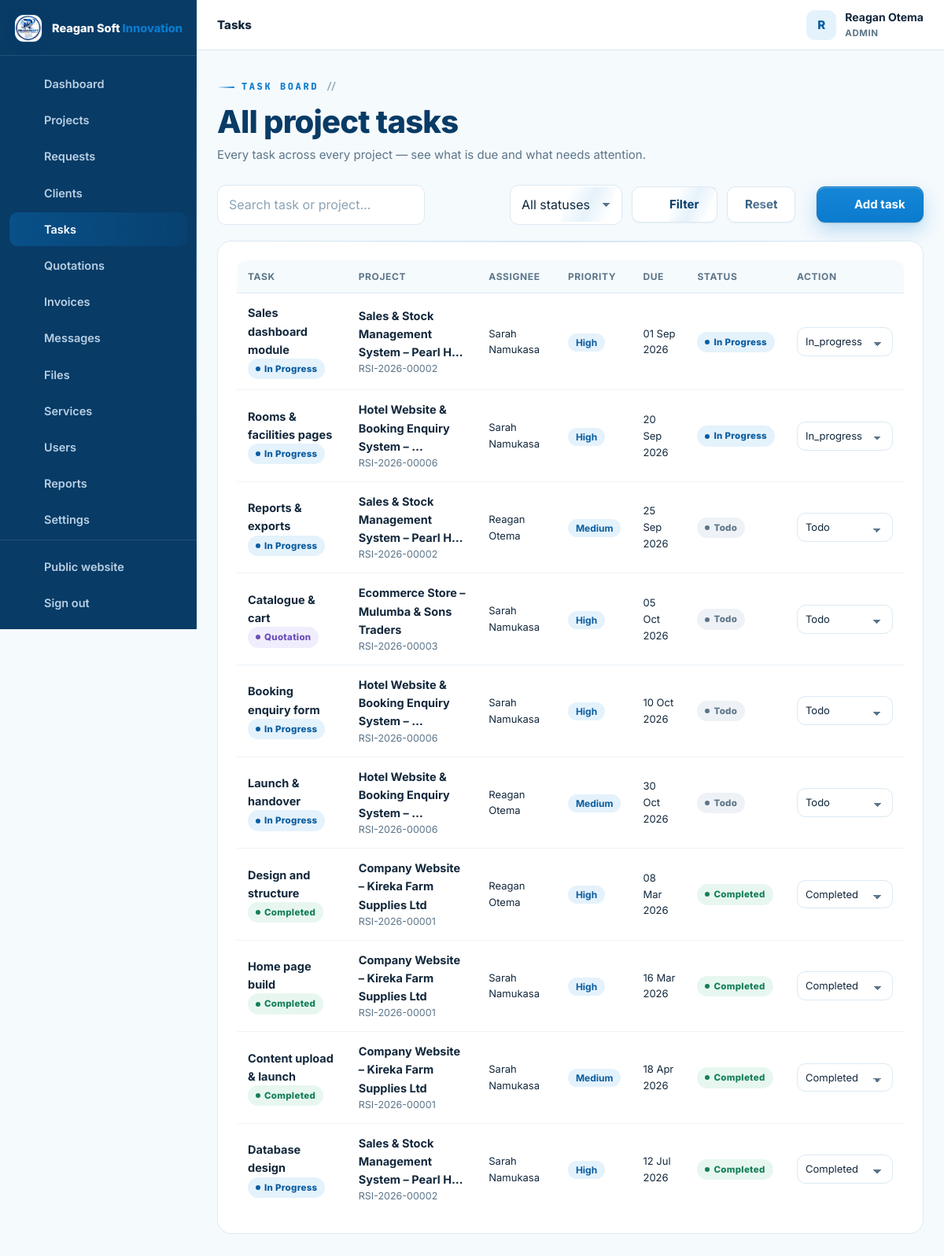
Screenshot of /admin/tasks.php (signed in) with the database file from the repository.
### tables this page shows
CREATE TABLE IF NOT EXISTS users (
  id INT UNSIGNED AUTO_INCREMENT PRIMARY KEY,
  full_name VARCHAR(150) NOT NULL,
  email VARCHAR(190) NOT NULL UNIQUE,
  phone VARCHAR(40) NULL,
  password_hash VARCHAR(255) NOT NULL,
  role ENUM('admin','staff','client') NOT NULL DEFAULT 'client',
  company VARCHAR(190) NULL,
  address VARCHAR(255) NULL,
  avatar VARCHAR(255) NULL,
  active TINYINT(1) NOT NULL DEFAULT 1,
  failed_logins INT UNSIGNED NOT NULL DEFAULT 0,
  locked_until DATETIME NULL,
  last_login_at DATETIME NULL,
  created_at TIMESTAMP DEFAULT CURRENT_TIMESTAMP,
  updated_at TIMESTAMP DEFAULT CURRENT_TIMESTAMP ON UPDATE CURRENT_TIMESTAMP,
  INDEX idx_users_role (role),
  INDEX idx_users_active (active)
);

CREATE TABLE IF NOT EXISTS project_tasks (
  id INT UNSIGNED AUTO_INCREMENT PRIMARY KEY,
  project_id INT UNSIGNED NOT NULL,
  assigned_to INT UNSIGNED NULL,
  title VARCHAR(190) NOT NULL,
  description TEXT NULL,
  status ENUM('TODO','IN_PROGRESS','REVIEW','COMPLETED') NOT NULL DEFAULT 'TODO',
  progress TINYINT UNSIGNED NOT NULL DEFAULT 0,
  priority ENUM('low','medium','high') NOT NULL DEFAULT 'medium',
  start_date DATE NULL,
  due_date DATE NULL,
  created_by INT UNSIGNED NULL,
  created_at TIMESTAMP DEFAULT CURRENT_TIMESTAMP,
  updated_at TIMESTAMP DEFAULT CURRENT_TIMESTAMP ON UPDATE CURRENT_TIMESTAMP,
  FOREIGN KEY (project_id) REFERENCES projects(id) ON DELETE CASCADE,
  FOREIGN KEY (assigned_to) REFERENCES users(id) ON DELETE SET NULL,
  FOREIGN KEY (created_by) REFERENCES users(id) ON DELETE SET NULL,
  INDEX idx_tasks_project (project_id),
  INDEX idx_tasks_status (status),
  INDEX idx_tasks_assigned (assigned_to)
);

CREATE TABLE IF NOT EXISTS projects (
  id INT UNSIGNED AUTO_INCREMENT PRIMARY KEY,
  ref_no VARCHAR(30) NOT NULL UNIQUE,                
  client_id INT UNSIGNED NOT NULL,
  service_id INT UNSIGNED NULL,
  assigned_to INT UNSIGNED NULL,                     
  title VARCHAR(190) NOT NULL,
  description TEXT NOT NULL,
  requirements TEXT NULL,
  budget DECIMAL(14,2) NULL,
  priority ENUM('low','normal','high','urgent') NOT NULL DEFAULT 'normal',
  status ENUM('NEW','REVIEWING','QUOTATION','APPROVED','IN_PROGRESS','WAITING_FOR_CLIENT','TESTING','COMPLETED','CANCELLED') NOT NULL DEFAULT 'NEW',
  progress TINYINT UNSIGNED NOT NULL DEFAULT 0,
  deadline DATE NULL,
  started_at DATETIME NULL,
  completed_at DATETIME NULL,
  submitted_at TIMESTAMP DEFAULT CURRENT_TIMESTAMP,
  updated_at TIMESTAMP DEFAULT CURRENT_TIMESTAMP ON UPDATE CURRENT_TIMESTAMP,
  FOREIGN KEY (client_id) REFERENCES users(id) ON DELETE CASCADE,
  FOREIGN KEY (service_id) REFERENCES services(id) ON DELETE SET NULL,
  FOREIGN KEY (assigned_to) REFERENCES users(id) ON DELETE SET NULL,
  INDEX idx_projects_client (client_id),
  INDEX idx_projects_status (status),
  INDEX idx_projects_assigned (assigned_to),
  INDEX idx_projects_service (service_id)
);

### config/config.php (called while the page is built, shortened)
<?php
function db(): PDO {
    static $pdo = null;
    if ($pdo === null) {
        try {
            $pdo = new PDO(
                'mysql:host=' . DB_HOST . ';dbname=' . DB_NAME . ';charset=utf8mb4',
                DB_USER,
                DB_PASS,
                [
                    PDO::ATTR_ERRMODE            => PDO::ERRMODE_EXCEPTION,
                    PDO::ATTR_DEFAULT_FETCH_MODE => PDO::FETCH_ASSOC,
                    PDO::ATTR_EMULATE_PREPARES   => false,
                    PDO::ATTR_STRINGIFY_FETCHES  => false,
                    PDO::ATTR_TIMEOUT            => 5,
                    PDO::MYSQL_ATTR_INIT_COMMAND => "SET time_zone = '+03:00', NAMES utf8mb4 COLLATE utf8mb4_unicode_ci",
                ]
            );
        } catch (PDOException $e) {
            db_connection_failed($e);
        }
    }
    return $pdo;
}
function e(mixed $value): string {
    return htmlspecialchars((string)($value ?? ''), ENT_QUOTES, 'UTF-8');
}
function flash(string $key, ?string $value = null): ?string {
    $msg = $_SESSION['flash'][$key] ?? null;
    return $msg;
}
function app_url(string $path = ''): string {
    return APP_URL . ($path === '' ? '' : '/' . ltrim($path, '/'));
}
function current_user(): ?array {
    static $user = false;
    if ($user === false) {
        if (empty($_SESSION['user_id'])) {
            $user = null;
        } else {
            $st = db()->prepare('SELECT * FROM users WHERE id = ? AND active = 1 LIMIT 1');
            $st->execute([(int)$_SESSION['user_id']]);
            $user = $st->fetch() ?: null;
        }
    }
    return $user;
}
function is_logged_in(): bool {
    return current_user() !== null;
}
function user_role(): ?string {
    $u = current_user();
    return $u['role'] ?? null;
}
function require_login(): void {
    if (!is_logged_in()) {
        $_SESSION['intended'] = $_SERVER['REQUEST_URI'] ?? '';
        flash('error', 'Please sign in to continue.');
        redirect(app_url('login.php'));
    }
}
function require_staff(): void {
    require_login();
}
require_once __DIR__ . '/../inc/functions.php';

### admin/tasks.php (the view, shortened to what this page needs)
<?php
require __DIR__ . '/../config/config.php';
require_staff();
$pdo = db();
$st = $_GET['status'] ?? '';
$q  = trim($_GET['q'] ?? '');
$page = max(1, (int)($_GET['page'] ?? 1));
$perPage = 15;
$where = ['1=1'];
$params = [];
$whereSql = implode(' AND ', $where);
$count = $pdo->prepare("SELECT COUNT(*) c FROM project_tasks t JOIN projects p ON p.id = t.project_id WHERE $whereSql");
$count->execute($params);
$pg = paginate((int)$count->fetch()['c'], $perPage, $page);
$sql = "SELECT t.*, p.title AS project_title, p.ref_no, p.status AS project_status, p.client_id, a.full_name AS assignee_name
        FROM project_tasks t
        JOIN projects p ON p.id = t.project_id
        LEFT JOIN users a ON a.id = t.assigned_to
        WHERE $whereSql
        ORDER BY (t.status = 'COMPLETED') ASC, t.due_date IS NULL ASC, t.due_date ASC, t.created_at DESC
        LIMIT $perPage OFFSET {$pg['offset']}";
$stm = $pdo->prepare($sql); $stm->execute($params);
$tasks = $stm->fetchAll();
dashboard_head(['title' => 'Tasks', 'active' => 'tasks', 'crumb' => 'Tasks']);
?>
<div class="dash-head">
  <div>
    <span class="eyebrow">Task board</span>
    <h2>All project tasks</h2>
    <p class="sub">Every task across every project — see what is due and what needs attention.</p>
  </div>
</div>
<form class="toolbar" method="get" action="tasks.php">
  <div class="field" style="margin:0;flex-grow:1;max-width:360px">
    <input class="input" id="q" name="q" type="search" placeholder="Search task or project…" value="<?= e($q) ?>">
  </div>
  <div class="field" style="margin:0"><label class="visually-hidden" for="status">Status</label>
    <select class="select" id="status" name="status">
      <option value="">All statuses</option>
    </select>
  </div>
  <button class="btn btn-ghost" type="submit"><?= icon('search') ?> Filter</button>
  <a class="btn btn-ghost" href="tasks.php">Reset</a>
  <button class="btn btn-primary" type="button" data-modal-open="add-task-modal" style="margin-left:auto"><?= icon('plus') ?> Add task</button>
</form>
<section class="panel">
  <?php if ($tasks): ?>
    <div class="table-wrap">
      <table class="table">
        <thead><tr><th>Task</th><th>Project</th><th>Assignee</th><th>Priority</th><th>Due</th><th>Status</th><th>Action</th></tr></thead>
        <tbody>
          <?php foreach ($tasks as $t): ?>
            <tr>
              <td><span class="row-title"><?= e($t['title']) ?></span><div class="row-sub"><?= status_badge($t['project_status']) ?></div></td>
              <td><a class="row-title" href="<?= app_url('admin/project.php?id=' . (int)$t['project_id'] . '&tab=tasks') ?>"><?= e(truncate($t['project_title'], 42)) ?></a><div class="row-sub"><?= e($t['ref_no']) ?></div></td>
              <td class="small"><?= e($t['assignee_name'] ?? 'Unassigned') ?></td>
              <td><span class="tag"><?= e(ucfirst($t['priority'])) ?></span></td>
              <td class="small"><?= $t['due_date'] ? fmt_date($t['due_date']) : '—' ?></td>
              <td><?= status_badge($t['status']) ?></td>
              <td style="min-width:150px">
                <form method="post" style="display:flex;gap:6px;align-items:center">
                  <select class="select" name="status" onchange="this.form.submit()" style="padding:7px 30px 7px 10px;font-size:13px">
                    <?php foreach (['TODO', 'IN_PROGRESS', 'REVIEW', 'COMPLETED'] as $s): ?><option value="<?= $s ?>" <?= $t['status'] === $s ? 'selected' : '' ?>><?= e(ucwords(strtolower($s))) ?></option><?php endforeach; ?>
                  </select>
                </form>
              </td>
            </tr>
          <?php endforeach; ?>
        </tbody>
      </table>
    </div>
  <?php else: ?>
    <div class="empty"><?= icon('list') ?><h4>No tasks found</h4><p><?= ($q || $st) ? 'No tasks match your filters.' : 'No tasks yet. Create one above or inside a project.' ?></p></div>
  <?php endif; ?>
</section>
<?php dashboard_footer(); ?>

### inc/layout.php (shortened to what this page needs)
<?php
function dashboard_nav_items(): array {
    $role = user_role();
    $client = [
        ['dashboard', 'Dashboard', app_url('client/index.php'), 'dashboard'],
        ['projects', 'My Projects', app_url('client/projects.php'), 'folder'],
        ['request', 'New Request', app_url('client/request.php'), 'plus'],
        ['messages', 'Messages', app_url('client/messages.php'), 'chat'],
        ['files', 'Files', app_url('client/files.php'), 'file'],
        ['notifications', 'Notifications', app_url('client/notifications.php'), 'bell'],
        ['profile', 'Profile', app_url('client/profile.php'), 'user'],
    ];
    $staff = [
        ['dashboard', 'Dashboard', app_url('admin/index.php'), 'dashboard'],
        ['projects', 'Projects', app_url('admin/projects.php'), 'folder'],
        ['requests', 'Requests', app_url('admin/requests.php'), 'inbox'],
        ['clients', 'Clients', app_url('admin/clients.php'), 'users'],
        ['tasks', 'Tasks', app_url('admin/tasks.php'), 'list'],
        ['quotations', 'Quotations', app_url('admin/quotations.php'), 'doc'],
        ['invoices', 'Invoices', app_url('admin/invoices.php'), 'money'],
        ['messages', 'Messages', app_url('admin/messages.php'), 'chat'],
        ['files', 'Files', app_url('admin/files.php'), 'file'],
    ];
    if ($role === 'admin') {
        $staff = array_merge($staff, [
            ['services', 'Services', app_url('admin/services.php'), 'globe'],
            ['users', 'Users', app_url('admin/users.php'), 'users'],
            ['reports', 'Reports', app_url('admin/reports.php'), 'chart'],
            ['settings', 'Settings', app_url('admin/settings.php'), 'settings'],
            ['audit', 'Audit Logs', app_url('admin/audit.php'), 'search'],
        ]);
    }
    return $role === 'client' ? $client : $staff;
}
function dashboard_head(array $page = []): void {
    $user = current_user();
    $role = user_role();
    $items = dashboard_nav_items();
    $active = $page['active'] ?? '';
    $loginUrl = $role === 'client' ? app_url('client/index.php') : app_url('admin/index.php');
    ?>
<!doctype html>
<html lang="en">
<head>
<link rel="stylesheet" href="<?= app_url('assets/css/style.css') ?>">
<link rel="stylesheet" href="<?= app_url('assets/css/tech.css') ?>">
</head>
<body class="dash-body">
<div class="dash-layout">
  <aside class="sidebar" id="sidebar" aria-label="Portal navigation">
    <div class="sidebar-brand">
      <a class="brand" href="<?= $loginUrl ?>">
        <img src="<?= app_url('assets/img/reagansoftinnovation-logo.jpeg') ?>" alt="" width="38" height="38">
        <span class="brand-text">Reagan Soft <b>Innovation</b></span>
      </a>
    </div>
    <nav class="side-nav">
      <?php foreach ($items as $it): ?>
        <a href="<?= e($it[2]) ?>" class="<?= $active === $it[0] ? 'active' : '' ?>">
          <?= icon($it[3]) ?><span><?= e($it[1]) ?></span>
        </a>
      <?php endforeach; ?>
    </nav>
    <div class="side-bottom">
      <a href="<?= app_url($role !== 'client' ? 'index.php' : 'index.php') ?>"><?= icon('globe') ?><span>Public website</span></a>
      <a href="<?= app_url('logout.php') ?>"><?= icon('logout') ?><span>Sign out</span></a>
    </div>
  </aside>
  <div class="dash-shell">
    <header class="dash-topbar">
      <div class="dash-topbar-title">
        <span class="dash-crumb"><?= e($page['crumb'] ?? 'Portal') ?></span>
      </div>
      <div class="dash-topbar-right">
        <div class="user-chip">
          <span class="user-avatar"><?= e(mb_strtoupper(mb_substr($user['full_name'] ?? '?', 0, 1))) ?></span>
          <div class="user-meta">
            <strong><?= e($user['full_name'] ?? '') ?></strong>
            <small><?= e(mb_strtoupper($role)) ?></small>
          </div>
        </div>
      </div>
    </header>
    <main class="dash-main" id="main">
<?php
}
function dashboard_footer(): void {
    ?>
    </main>
  </div>
</div>
</body>
</html>
<?php
}

### inc/functions.php (shortened to what this page needs)
<?php
function fmt_date(?string $date, string $format = 'd M Y'): string {
    $ts = strtotime($date);
    return $ts ? date($format, $ts) : '—';
}
function truncate(string $text, int $length = 90): string {
    return mb_strimwidth($text, 0, $length, '…');
}
function status_badge(string $status): string {
    $class = [
        'NEW' => 'blue', 'REVIEWING' => 'sky', 'QUOTATION' => 'violet',
        'APPROVED' => 'cyan', 'IN_PROGRESS' => 'blue', 'WAITING_FOR_CLIENT' => 'amber',
        'TESTING' => 'violet', 'COMPLETED' => 'green', 'CANCELLED' => 'red',
        'TODO' => 'gray', 'REVIEW' => 'violet',
        'draft' => 'gray', 'sent' => 'blue', 'accepted' => 'green', 'rejected' => 'red', 'expired' => 'amber', 'cancelled' => 'red',
        'paid' => 'green', 'partially_paid' => 'amber', 'overdue' => 'red',
        'active' => 'green', 'inactive' => 'red',
        'read' => 'gray', 'unread' => 'blue',
    ];
    $label = ucwords(str_replace('_', ' ', strtolower((string)$status)));
    return '<span class="badge ' . ($class[$status] ?? 'gray') . '">' . e($label) . '</span>';
}
function paginate(int $total, int $perPage, int $page): array {
    $totalPages = max(1, (int)ceil($total / max(1, $perPage)));
    $page = max(1, min($totalPages, $page));
    $offset = ($page - 1) * $perPage;
    return ['totalPages' => $totalPages, 'page' => $page, 'offset' => $offset];
}
function icon(string $name, string $class = ''): string {
    $path = $paths[$name] ?? $paths['code-s'];
    $cls = $class !== '' ? ' class="' . e($class) . '"' : '';
    return '<svg' . $cls . ' viewBox="0 0 24 24" fill="none" stroke="currentColor" stroke-width="1.8" stroke-linecap="round" stroke-linejoin="round" aria-hidden="true">' . $path . '</svg>';
}
require_once __DIR__ . '/layout.php';

### assets/css/tech.css (style rules this page uses)
:root { --font-disp: 'Space Grotesk', 'Inter', system-ui, -apple-system, sans-serif; --font-mono: 'JetBrains Mono', 'SFMono-Regular', Consolas, 'Liberation Mono', monospace; --pg: #0a7bce; --pgl: #8fd8ff; --grid: rgba(10, 123, 206, .09); --grid-lg: rgba(10, 123, 206, .16); --grid-dk: rgba(143, 216, 255, .12); --grid-dk-lg: rgba(143, 216, 255, .22); }
.eyebrow { font-family: var(--font-mono); letter-spacing: 2.6px; display: inline-flex; align-items: center; gap: 9px; }
.eyebrow::before { content: ''; width: 22px; height: 2px; background: linear-gradient(90deg, transparent, var(--pg)); border-radius: 2px; }
.eyebrow::after { content: '//'; color: var(--faint); letter-spacing: 0; font-weight: 600; }
.btn { will-change: transform; }
.btn::after { content: ''; position: absolute; top: 0; left: -80%; width: 55%; height: 100%; background: linear-gradient(100deg, transparent, rgba(255,255,255,.36), transparent); transform: skewX(-18deg); transition: left .5s ease; pointer-events: none; }
.btn-ghost::after, .btn-outline::after { background: linear-gradient(100deg, transparent, rgba(10,123,206,.10), transparent); }
.btn svg { flex-shrink: 0; }
.panel { position: relative; }
.panel::after { content: ''; position: absolute; top: 0; left: 18px; right: 18px; height: 1px; background: linear-gradient(90deg, transparent, rgba(10,123,206,.22), transparent); border-radius: 1px; }
.sidebar::after { content: ''; position: absolute; right: 0; top: 8%; bottom: 8%; width: 1px; background: linear-gradient(180deg, transparent, rgba(143,216,255,.28), transparent); }
.side-nav a { position: relative; }
.side-nav a.active { background: linear-gradient(90deg, rgba(10,123,206,.34), rgba(10,123,206,.10)); color: #fff; }

### rows the page displays
users: full_name "R", full_name "Reagan Otema", role "ADMIN"
project_tasks: title "Sales dashboard module", project.status "In Progress In Progress", project.title "Sales & Stock Management System – Pearl H…", project.ref_no "RSI-2026-00002", assigned_to.full_name "Sarah Namukasa", priority "High", due_date "01 Sep 2026", status "In_progress"
project_tasks: title "Rooms & facilities pages", project.status "In Progress In Progress", project.title "Hotel Website & Booking Enquiry System – …", project.ref_no "RSI-2026-00006", assigned_to.full_name "Sarah Namukasa", priority "High", due_date "20 Sep 2026", status "In_progress"
project_tasks: title "Reports & exports", project.status "In Progress Todo", project.title "Sales & Stock Management System – Pearl H…", project.ref_no "RSI-2026-00002", assigned_to.full_name "Reagan Otema", priority "Medium", due_date "25 Sep 2026", status "Todo"
project_tasks: title "Catalogue & cart", project.status "Quotation Todo", project.title "Ecommerce Store – Mulumba & Sons Traders", project.ref_no "RSI-2026-00003", assigned_to.full_name "Sarah Namukasa", priority "High", due_date "05 Oct 2026", status "Todo"
project_tasks: title "Booking enquiry form", project.status "In Progress Todo", project.title "Hotel Website & Booking Enquiry System – …", project.ref_no "RSI-2026-00006", assigned_to.full_name "Sarah Namukasa", priority "High", due_date "10 Oct 2026", status "Todo"
project_tasks: title "Launch & handover", project.status "In Progress Todo", project.title "Hotel Website & Booking Enquiry System – …", project.ref_no "RSI-2026-00006", assigned_to.full_name "Reagan Otema", priority "Medium", due_date "30 Oct 2026", status "Todo"
project_tasks: title "Design and structure", project.status "Completed Completed", project.title "Company Website – Kireka Farm Supplies Ltd", project.ref_no "RSI-2026-00001", assigned_to.full_name "Reagan Otema", priority "High", due_date "08 Mar 2026", status "Completed"
project_tasks: title "Home page build", project.status "Completed Completed", project.title "Company Website – Kireka Farm Supplies Ltd", project.ref_no "RSI-2026-00001", assigned_to.full_name "Sarah Namukasa", priority "High", due_date "16 Mar 2026", status "Completed"
project_tasks: title "Content upload & launch", project.status "Completed Completed", project.title "Company Website – Kireka Farm Supplies Ltd", project.ref_no "RSI-2026-00001", assigned_to.full_name "Sarah Namukasa", priority "Medium", due_date "18 Apr 2026", status "Completed"
project_tasks: title "Database design", project.status "In Progress Completed", project.title "Sales & Stock Management System – Pearl H…", project.ref_no "RSI-2026-00002", assigned_to.full_name "Sarah Namukasa", priority "High", due_date "12 Jul 2026", status "Completed"

### other values shown
$it[1] "Dashboard"
$it[1] "Projects"
$it[1] "Requests"
$it[1] "Clients"
$it[1] "Tasks"
$it[1] "Quotations"
$it[1] "Invoices"
$it[1] "Messages"
$it[1] "Files"
$it[1] "Services"
$it[1] "Users"
$it[1] "Reports"
$it[1] "Settings"
$page['crumb'] "Tasks"
